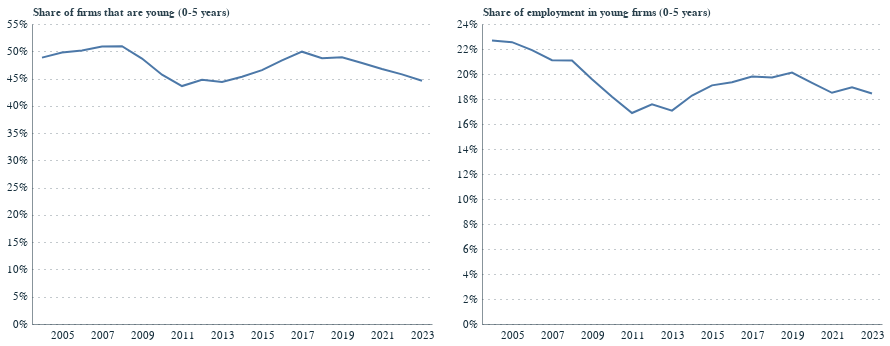

Notebook source saved alongside this figure:
### Code cell
# Contribution of young firms (firm share and employment share)
age_population_df = population_df[population_df['dimension']=='Age']

age_population_df = age_population_df[age_population_df['year'] >=2004]

# Combine new and young firms to create new 0-5 category
age_population_df['age_category'] = age_population_df['category'].replace({'New (0-2 years)': 'Young (0-5 years)', 'Young (3-5 years)': 'Young (0-5 years)'})
age_population_df = age_population_df.groupby(['year', 'dimension', 'age_category']).agg({'n_firms':'sum', 'employment':'sum', 'turnover':'sum'}).reset_index()

# Calculate share of total firms, employment, and turnover for each age category
age_population_df['total_firms'] = age_population_df.groupby('year')['n_firms'].transform('sum')        
age_population_df['total_employment'] = age_population_df.groupby('year')['employment'].transform('sum')
age_population_df['total_turnover'] = age_population_df.groupby('year')['turnover'].transform('sum')

age_population_df['share_of_firms'] = age_population_df['n_firms'] / age_population_df['total_firms']
age_population_df['share_of_employment'] = age_population_df['employment'] / age_population_df['total_employment']
age_population_df['share_of_turnover'] = age_population_df['turnover'] / age_population_df['total_turnover']

# Plot just the young firm share
young_firm_contribution_df = age_population_df[age_population_df['age_category']=='Young (0-5 years)']
young_firm_chart = alt.Chart(young_firm_contribution_df).mark_line().encode(
    x=alt.X('year:O', axis=alt.Axis(labelExpr="datum.value % 2 != 0 ? datum.label : ''",
             labelAngle=0)),
    y=alt.Y('share_of_firms:Q', axis=alt.Axis(format='%'), title='Share of firms that are young (0-5 years)'),
)       

young_emp_chart = alt.Chart(young_firm_contribution_df).mark_line().encode(
    x=alt.X('year:O', axis=alt.Axis(labelExpr="datum.value % 2 != 0 ? datum.label : ''",
             labelAngle=0)),
    y=alt.Y('share_of_employment:Q', axis=alt.Axis(format='%'), title='Share of employment in young firms (0-5 years)'),
) 

young_activity_chart = young_firm_chart | young_emp_chart
display(young_activity_chart)

#young_activity_chart.save(chart_path / 'Descriptive paper/Composition/BSD_young_firm_contribution.png', scale_factor=2.0)

### Figure 1 — Vega-Lite specification as saved in the notebook (floating-point values rounded to 4 significant figures)
{"config": {"font": "Circular Std", "mark": {"line": {"interpolate": "linear"}}, "view": {"stroke": "transparent", "width": 400, "height": 300}, "range": {"category": ["#179fdb", "#e6224b", "#f4c245", "#122b39", "#eb5c2e", "#36b7b4"], "diverging": ["#E6224B", "#E54753", "#C9C9C9", "#179FDB", "#122B39"], "heatmap": ["#C9C9C9", "#179FDB", "#0063AF", "#122B39"], "ordinal": ["#00A767", "#36B7B4", "#179FDB", "#0063AF", "#243B5A"]}, "axisX": {"labelColor": "#122b39", "tickColor": "#122b39", "domainColor": "#122b39", "domainOpacity": 0.5, "gridOpacity": 0, "labelFont": "Circular Std", "labelAngle": 0, "labelAlign": "center", "labelFontSize": 11, "labelPadding": 5, "tickCount": 10, "tickSize": 0, "title": ""}, "axisY": {"labelColor": "#122b39", "labelFont": "Circular Std", "tickColor": "#122b39", "domainColor": "#122b39", "gridColor": "#122b39", "gridDash": [1, 5], "gridOpacity": 0.5, "labelPadding": 5, "labelFontSize": 11, "domainOpacity": 0.5, "tickSize": 0, "title": null, "titleAlign": "left", "titleAngle": 0, "titleBaseline": "bottom", "titleColor": "#122b39", "titleOpacity": 0.9, "titleX": 0, "titleY": -7}}, "hconcat": [{"mark": {"type": "line"}, "encoding": {"x": {"axis": {"labelAngle": 0, "labelExpr": "datum.value % 2 != 0 ? datum.label : ''"}, "field": "year", "type": "ordinal"}, "y": {"axis": {"format": "%"}, "field": "share_of_firms", "title": "Share of firms that are young (0-5 years)", "type": "quantitative"}}}, {"mark": {"type": "line"}, "encoding": {"x": {"axis": {"labelAngle": 0, "labelExpr": "datum.value % 2 != 0 ? datum.label : ''"}, "field": "year", "type": "ordinal"}, "y": {"axis": {"format": "%"}, "field": "share_of_employment", "title": "Share of employment in young firms (0-5 years)", "type": "quantitative"}}}], "data": {"name": "data-ad8b9127cf94e848bf67ffa276e49478"}, "$schema": "https://vega.github.io/schema/vega-lite/v5.20.1.json", "datasets": {"data-ad8b9127cf94e848bf67ffa276e49478": [{"year": 2004, "dimension": "Age", "age_category": "Young (0-5 years)", "n_firms": 977540, "employment": 4484150, "turnover": 466846632, "total_firms": 2001900, "total_employment": 19771175, "total_turnover": 2225910253, "share_of_firms": 0.4883, "share_of_employment": 0.2268, "share_of_turnover": 0.2097}, {"year": 2005, "dimension": "Age", "age_category": "Young (0-5 years)", "n_firms": 1014917, "employment": 4500934, "turnover": 459449456, "total_firms": 2039140, "total_employment": 19961266, "total_turnover": 2325863150, "share_of_firms": 0.4977, "share_of_employment": 0.2255, "share_of_turnover": 0.1975}, {"year": 2006, "dimension": "Age", "age_category": "Young (0-5 years)", "n_firms": 1042338, "employment": 4417219, "turnover": 445258186, "total_firms": 2078660, "total_employment": 20165912, "total_turnover": 2418159388, "share_of_firms": 0.5014, "share_of_employment": 0.219, "share_of_turnover": 0.1841}, {"year": 2007, "dimension": "Age", "age_category": "Young (0-5 years)", "n_firms": 1095704, "employment": 4291660, "turnover": 453353289, "total_firms": 2154012, "total_employment": 20335449, "total_turnover": 2580670446, "share_of_firms": 0.5087, "share_of_employment": 0.211, "share_of_turnover": 0.1757}, {"year": 2008, "dimension": "Age", "age_category": "Young (0-5 years)", "n_firms": 1093721, "employment": 4300139, "turnover": 497446009, "total_firms": 2146995, "total_employment": 20405414, "total_turnover": 2739614188, "share_of_firms": 0.5094, "share_of_employment": 0.2107, "share_of_turnover": 0.1816}, {"year": 2009, "dimension": "Age", "age_category": "Young (0-5 years)", "n_firms": 1020355, "employment": 4008262, "turnover": 460032664, "total_firms": 2096709, "total_employment": 20472211, "total_turnover": 2910066095, "share_of_firms": 0.4866, "share_of_employment": 0.1958, "share_of_turnover": 0.1581}, {"year": 2010, "dimension": "Age", "age_category": "Young (0-5 years)", "n_firms": 927773, "employment": 3638428, "turnover": 378707702, "total_firms": 2029958, "total_employment": 20009830, "total_turnover": 3142202910, "share_of_firms": 0.457, "share_of_employment": 0.1818, "share_of_turnover": 0.1205}, {"year": 2011, "dimension": "Age", "age_category": "Young (0-5 years)", "n_firms": 866722, "employment": 3321091, "turnover": 336620257, "total_firms": 1986939, "total_employment": 19673490, "total_turnover": 2931514856, "share_of_firms": 0.4362, "share_of_employment": 0.1688, "share_of_turnover": 0.1148}, {"year": 2012, "dimension": "Age", "age_category": "Young (0-5 years)", "n_firms": 923705, "employment": 3543796, "turnover": 360469856, "total_firms": 2063744, "total_employment": 20158683, "total_turnover": 3026439519, "share_of_firms": 0.4476, "share_of_employment": 0.1758, "share_of_turnover": 0.1191}, {"year": 2013, "dimension": "Age", "age_category": "Young (0-5 years)", "n_firms": 919855, "employment": 3500259, "turnover": 359754371, "total_firms": 2072416, "total_employment": 20505708, "total_turnover": 3170801810, "share_of_firms": 0.4439, "share_of_employment": 0.1707, "share_of_turnover": 0.1135}, {"year": 2014, "dimension": "Age", "age_category": "Young (0-5 years)", "n_firms": 984287, "employment": 3881291, "turnover": 416841429, "total_firms": 2171836, "total_employment": 21234419, "total_turnover": 3421205169, "share_of_firms": 0.4532, "share_of_employment": 0.1828, "share_of_turnover": 0.1218}, {"year": 2015, "dimension": "Age", "age_category": "Young (0-5 years)", "n_firms": 1046701, "employment": 4206264, "turnover": 483358469, "total_firms": 2249344, "total_employment": 22030578, "total_turnover": 3625326893, "share_of_firms": 0.4653, "share_of_employment": 0.1909, "share_of_turnover": 0.1333}, {"year": 2016, "dimension": "Age", "age_category": "Young (0-5 years)", "n_firms": 1131080, "employment": 4336926, "turnover": 501432455, "total_firms": 2340387, "total_employment": 22423138, "total_turnover": 3769262821, "share_of_firms": 0.4833, "share_of_employment": 0.1934, "share_of_turnover": 0.133}, {"year": 2017, "dimension": "Age", "age_category": "Young (0-5 years)", "n_firms": 1217680, "employment": 4548240, "turnover": 508855571, "total_firms": 2438979, "total_employment": 22968377, "total_turnover": 3655505050, "share_of_firms": 0.4993, "share_of_employment": 0.198, "share_of_turnover": 0.1392}, {"year": 2018, "dimension": "Age", "age_category": "Young (0-5 years)", "n_firms": 1189516, "employment": 4626623, "turnover": 540642301, "total_firms": 2441362, "total_employment": 23460438, "total_turnover": 3796439117, "share_of_firms": 0.4872, "share_of_employment": 0.1972, "share_of_turnover": 0.1424}, {"year": 2019, "dimension": "Age", "age_category": "Young (0-5 years)", "n_firms": 1217285, "employment": 4779234, "turnover": 571783160, "total_firms": 2489717, "total_employment": 23765527, "total_turnover": 4063403810, "share_of_firms": 0.4889, "share_of_employment": 0.2011, "share_of_turnover": 0.1407}, {"year": 2020, "dimension": "Age", "age_category": "Young (0-5 years)", "n_firms": 1205274, "employment": 4597548, "turnover": 583039157, "total_firms": 2519639, "total_employment": 23828021, "total_turnover": 4253989444, "share_of_firms": 0.4784, "share_of_employment": 0.1929, "share_of_turnover": 0.1371}, {"year": 2021, "dimension": "Age", "age_category": "Young (0-5 years)", "n_firms": 1184852, "employment": 4345963, "turnover": 541103060, "total_firms": 2534848, "total_employment": 23494286, "total_turnover": 4369698244, "share_of_firms": 0.4674, "share_of_employment": 0.185, "share_of_turnover": 0.1238}, {"year": 2022, "dimension": "Age", "age_category": "Young (0-5 years)", "n_firms": 1160075, "employment": 4489006, "turnover": 478418612, "total_firms": 2534695, "total_employment": 23698579, "total_turnover": 4093191849, "share_of_firms": 0.4577, "share_of_employment": 0.1894, "share_of_turnover": 0.1169}, {"year": 2023, "dimension": "Age", "age_category": "Young (0-5 years)", "n_firms": 1115790, "employment": 4431836, "turnover": 529725497, "total_firms": 2502261, "total_employment": 24040893, "total_turnover": 4392952022, "share_of_firms": 0.4459, "share_of_employment": 0.1843, "share_of_turnover": 0.1206}]}}
